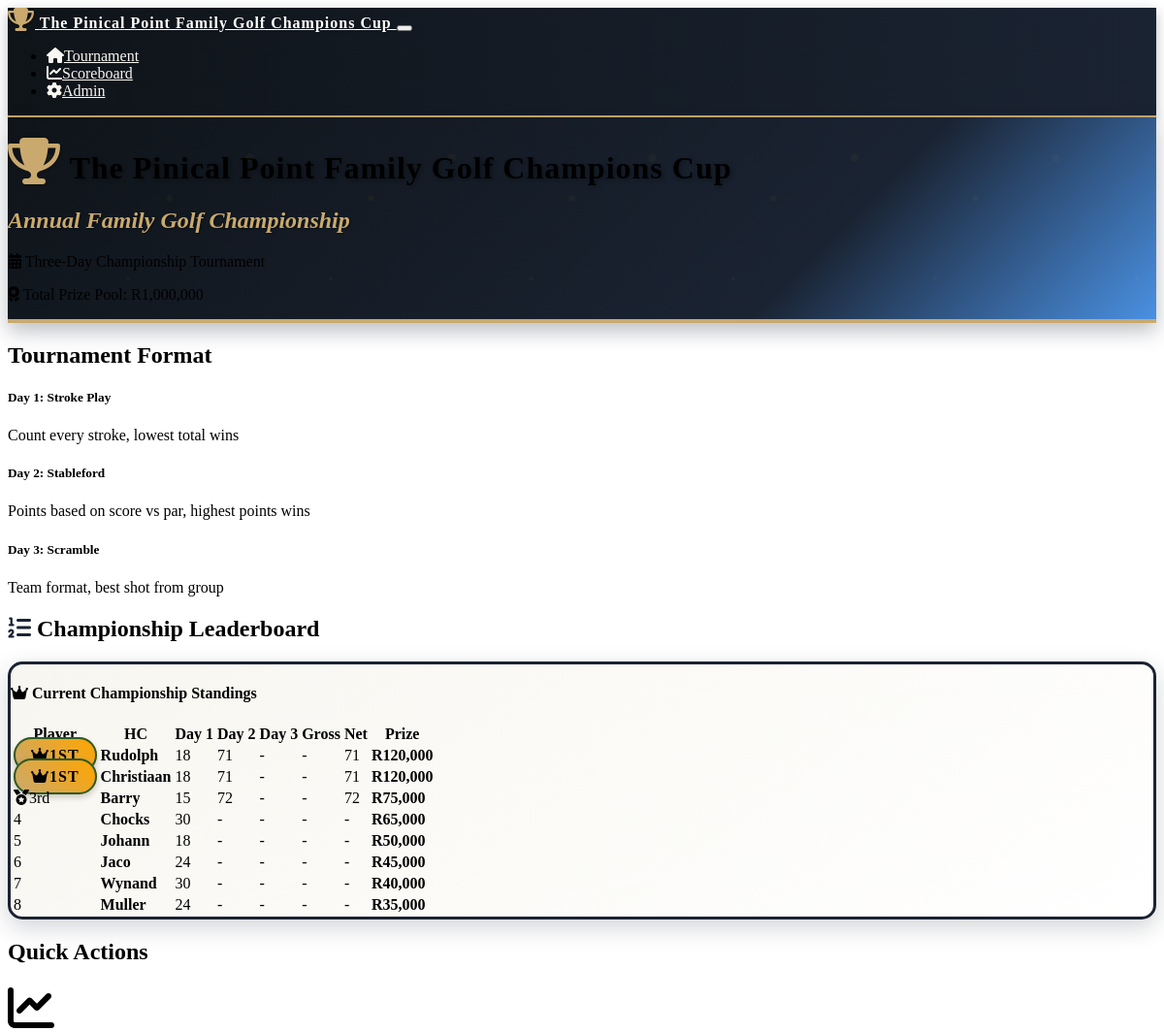
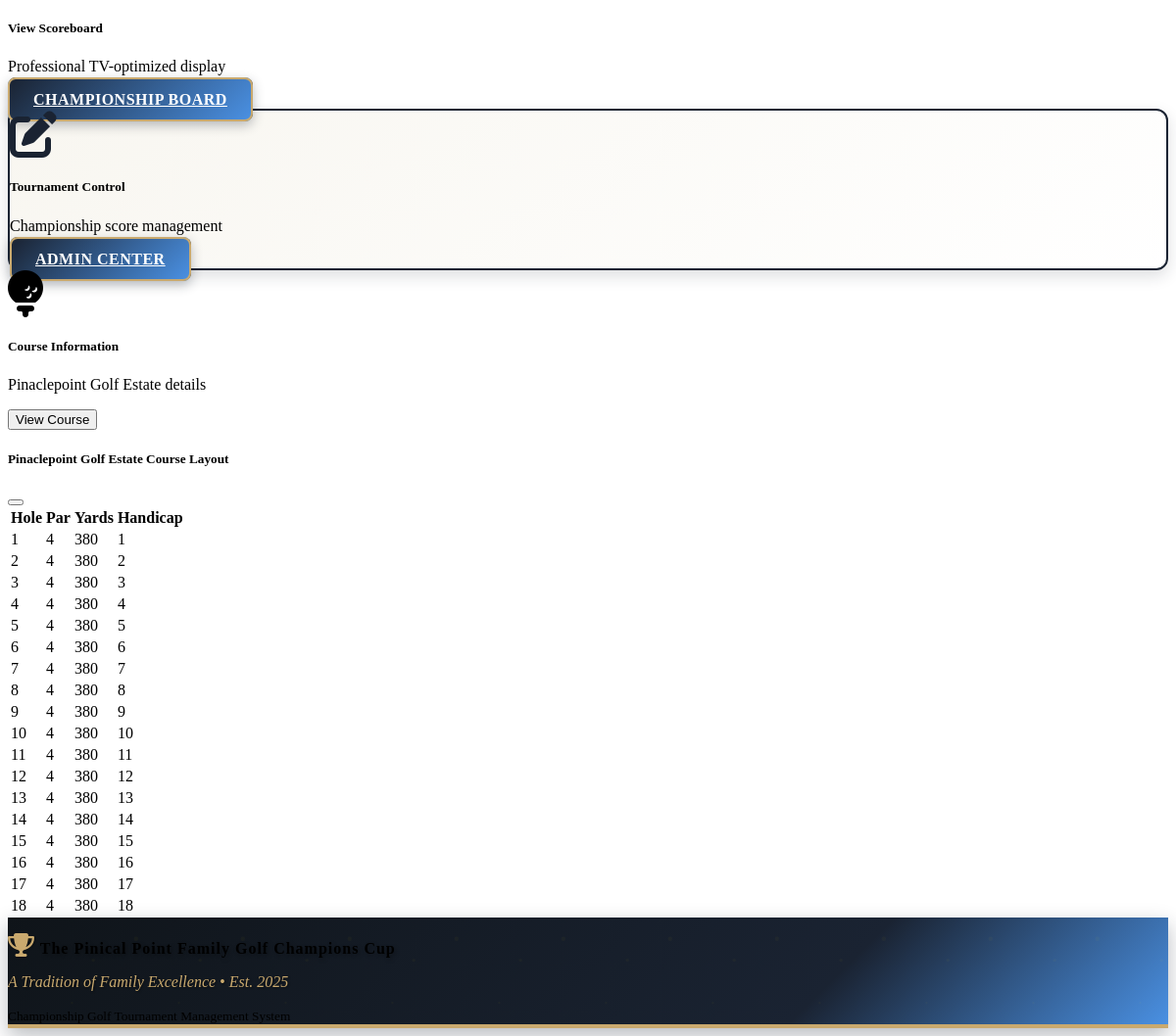
The page / on the database its author committed (2 pictures, top to bottom).
### models.py (models this page shows)
class Tournament(db.Model):
    id = db.Column(db.Integer, primary_key=True)
    name = db.Column(db.String(100), nullable=False, default="The Pinical Point Family Golf Champions Cup")
    start_date = db.Column(db.Date, nullable=False)
    total_prize_pool = db.Column(db.Integer, default=1000000)
    created_at = db.Column(db.DateTime, default=datetime.utcnow)
    players = db.relationship('Player', backref='tournament', lazy=True)
    rounds = db.relationship('Round', backref='tournament', lazy=True)

class Round(db.Model):
    id = db.Column(db.Integer, primary_key=True)
    tournament_id = db.Column(db.Integer, db.ForeignKey('tournament.id'), nullable=False)
    day = db.Column(db.Integer, nullable=False)  # 1, 2, or 3
    format = db.Column(db.String(50), nullable=False)  # 'stroke_play', 'stableford', 'scramble'
    date = db.Column(db.Date, nullable=False)
    completed = db.Column(db.Boolean, default=False)
    scores = db.relationship('Score', backref='round', lazy=True)

class Player(db.Model):
    id = db.Column(db.Integer, primary_key=True)
    name = db.Column(db.String(100), nullable=False)
    tournament_id = db.Column(db.Integer, db.ForeignKey('tournament.id'), nullable=False)
    handicap = db.Column(db.Integer, default=0)
    created_at = db.Column(db.DateTime, default=datetime.utcnow)
    scores = db.relationship('Score', backref='player', lazy=True)

### routes.py (the view)
@app.route('/')
def index():
    tournament = Tournament.query.first()
    if not tournament:
        return redirect(url_for('player_setup'))
    players = Player.query.filter_by(tournament_id=tournament.id).all()
    rounds = Round.query.filter_by(tournament_id=tournament.id).order_by(Round.day).all()
    leaderboard = calculate_leaderboard(tournament.id)
    return render_template('index.html',
                         tournament=tournament,
                         players=players,
                         rounds=rounds,
                         leaderboard=leaderboard,
                         tournament_formats=TOURNAMENT_FORMATS)

### models.py (called while the page is built)
    def get_net_score(self):
        if self.total_strokes:
            return self.total_strokes - self.player.handicap
        return None

### templates/index.html
{% extends "base.html" %}
{% block content %}
<div class="container">
    <div class="row mb-4">
        <div class="col-12">
            <div class="card tournament-header">
                <div class="card-body text-center py-5 position-relative">
                    <h1 class="card-title text-white mb-3 tournament-logo display-3">
                        <i class="fas fa-trophy me-3 trophy-icon"></i>
                        The Pinical Point Family Golf Champions Cup
                    </h1>
                    <h2 class="tournament-tagline mb-3">
                        Annual Family Golf Championship
                    </h2>
                    <div class="row justify-content-center">
                        <div class="col-md-8">
                            <p class="card-text text-white mb-2 fs-5">
                                <i class="fas fa-calendar-alt me-2"></i>
                                Three-Day Championship Tournament
                            </p>
                            <p class="card-text text-white-50 mb-0 fs-6">
                                <i class="fas fa-award me-2"></i>
                                Total Prize Pool: R{{ "{:,}".format(tournament.total_prize_pool) }}
                            </p>
                        </div>
                    </div>
                </div>
            </div>
        </div>
    </div>
    <div class="row mb-4">
        <div class="col-12">
            <h2 class="mb-3">Tournament Format</h2>
            <div class="row">
                {% for day, format_info in tournament_formats.items() %}
                <div class="col-md-4 mb-3">
                    <div class="card h-100">
                        <div class="card-header">
                            <h5 class="mb-0">Day {{ day }}: {{ format_info.name }}</h5>
                        </div>
                        <div class="card-body">
                            <p class="card-text">{{ format_info.description }}</p>
                        </div>
                    </div>
                </div>
                {% endfor %}
            </div>
        </div>
    </div>
    {% if leaderboard %}
    <div class="row mb-4">
        <div class="col-12">
            <h2 class="mb-3 text-center">
                <i class="fas fa-list-ol me-2 text-golf-green"></i>
                Championship Leaderboard
            </h2>
            <div class="card leaderboard-card">
                <div class="card-header text-center">
                    <h4 class="mb-0">
                        <i class="fas fa-crown me-2"></i>
                        Current Championship Standings
                    </h4>
                </div>
                <div class="card-body">
                    <div class="table-responsive">
                        <table class="table table-striped">
                            <thead>
                                <tr>
                                    <th class="text-start">Player</th>
                                    <th class="text-center">HC</th>
                                    <th class="text-center">Day 1</th>
                                    <th class="text-center">Day 2</th>
                                    <th class="text-center">Day 3</th>
                                    <th class="text-center">Gross</th>
                                    <th class="text-center">Net</th>
                                    <th class="text-center">Prize</th>
                                </tr>
                            </thead>
                            <tbody>
                                {% for player_data in leaderboard %}
                                <tr class="{% if player_data.rank <= 3 %}table-warning{% endif %}">
                                    <td class="text-center">
                                        {% if player_data.rank == 1 %}
                                            <span class="championship-badge">
                                                <i class="fas fa-crown me-1"></i>1st
                                            </span>
                                        {% elif player_data.rank == 2 %}
                                            <span class="badge bg-secondary fs-6">
                                                <i class="fas fa-medal me-1"></i>2nd
                                            </span>
                                        {% elif player_data.rank == 3 %}
                                            <span class="badge bg-warning text-dark fs-6">
                                                <i class="fas fa-medal me-1"></i>3rd
                                            </span>
                                        {% else %}
                                            <span class="fs-5 fw-bold">{{ player_data.rank }}</span>
                                        {% endif %}
                                    </td>
                                    <td><strong class="fs-5">{{ player_data.player.name }}</strong></td>
                                    <td class="text-center">
                                    <span class="badge bg-primary">{{ player_data.player.handicap }}</span>
                                </td>
                                    <td>{{ player_data.day_scores[0] or '-' }}</td>
                                    <td>{{ player_data.day_scores[1] or '-' }}</td>
                                    <td>{{ player_data.day_scores[2] or '-' }}</td>
                                    <td>
                                        {% if player_data.total_score > 0 %}
                                            {{ player_data.total_score }}
                                        {% elif player_data.total_points > 0 %}
                                            {{ player_data.total_points }} pts
                                        {% else %}
                                            -
                                        {% endif %}
                                    </td>
                                    <td class="text-success"><strong>R{{ "{:,}".format(player_data.prize) }}</strong></td>
                                </tr>
                                {% endfor %}
                            </tbody>
                        </table>
                    </div>
                </div>
            </div>
        </div>
    </div>
    {% endif %}
    <div class="row">
        <div class="col-12">
            <h2 class="mb-3">Quick Actions</h2>
            <div class="row">
                <div class="col-md-4 mb-3">
                    <div class="card h-100">
                        <div class="card-body text-center">
                            <i class="fas fa-chart-line fa-3x text-primary mb-3"></i>
                            <h5 class="card-title">View Scoreboard</h5>
                            <p class="card-text">Professional TV-optimized display</p>
                            <a href="{{ url_for('scoreboard') }}" class="btn btn-tournament">Championship Board</a>
                        </div>
                    </div>
                </div>
                <div class="col-md-4 mb-3">
                    <div class="card card-tournament h-100">
                        <div class="card-body text-center">
                            <i class="fas fa-edit fa-3x text-golf-green mb-3"></i>
                            <h5 class="card-title">Tournament Control</h5>
                            <p class="card-text">Championship score management</p>
                            <a href="{{ url_for('admin') }}" class="btn btn-tournament">Admin Center</a>
                        </div>
                    </div>
                </div>
                <div class="col-md-4 mb-3">
                    <div class="card h-100">
                        <div class="card-body text-center">
                            <i class="fas fa-golf-ball fa-3x text-info mb-3"></i>
                            <h5 class="card-title">Course Information</h5>
                            <p class="card-text">Pinaclepoint Golf Estate details</p>
                            <button class="btn btn-info" data-bs-toggle="modal" data-bs-target="#courseModal">
                                View Course
                            </button>
                        </div>
                    </div>
                </div>
            </div>
        </div>
    </div>
</div>
<div class="modal fade" id="courseModal" tabindex="-1">
    <div class="modal-dialog modal-lg">
        <div class="modal-content">
            <div class="modal-header">
                <h5 class="modal-title">Pinaclepoint Golf Estate Course Layout</h5>
                <button type="button" class="btn-close" data-bs-dismiss="modal"></button>
            </div>
            <div class="modal-body">
                <div class="table-responsive">
                    <table class="table table-sm">
                        <thead>
                            <tr>
                                <th>Hole</th>
                                <th>Par</th>
                                <th>Yards</th>
                                <th>Handicap</th>
                            </tr>
                        </thead>
                        <tbody>
                            {% for hole in range(1, 19) %}
                            <tr>
                                <td>{{ hole }}</td>
                                <td>4</td>
                                <td>380</td>
                                <td>{{ hole }}</td>
                            </tr>
                            {% endfor %}
                        </tbody>
                    </table>
                </div>
            </div>
        </div>
    </div>
</div>
{% endblock %}

### static/css/custom.css (style rules this page uses)
:root { --tournament-navy: #1a2332; --tournament-gold: #c9a96e; --tournament-white: #FFFFFF; --tournament-dark-navy: #0f1419; --tournament-accent-blue: #4a90e2; --tournament-cream: #f8f6f0; --tournament-silver: #8a9ba8; --tournament-shadow: rgba(26, 35, 50, 0.3); --tournament-green: #2d5a27; --tournament-light-green: #4a7c59; }
.tournament-header { background: linear-gradient(135deg, var(--tournament-dark-navy) 0%, var(--tournament-navy) 70%, var(--tournament-accent-blue) 100%); border-bottom: 4px solid var(--tournament-gold); box-shadow: 0 8px 20px var(--tournament-shadow); position: relative; overflow: hidden; }
.tournament-header::before { content: ''; position: absolute; top: 0; left: 0; right: 0; bottom: 0; opacity: 0.3; }
.tournament-logo { font-family: 'Georgia', serif; font-weight: bold; text-shadow: 2px 2px 4px rgba(0,0,0,0.3); letter-spacing: 1px; }
.tournament-tagline { font-family: 'Georgia', serif; font-style: italic; color: var(--tournament-gold); text-shadow: 1px 1px 2px rgba(0,0,0,0.5); }
.text-golf-green { color: var(--tournament-navy) !important; }
.card-tournament { border: 2px solid var(--tournament-navy); border-radius: 12px; box-shadow: 0 6px 16px rgba(26, 35, 50, 0.15); background: linear-gradient(145deg, var(--tournament-cream) 0%, #ffffff 100%); }
.leaderboard-card { background: linear-gradient(145deg, var(--tournament-cream) 0%, #ffffff 100%); border: 3px solid var(--tournament-navy); border-radius: 15px; box-shadow: 0 8px 24px rgba(26, 35, 50, 0.2); }
.btn-tournament { background: linear-gradient(135deg, var(--tournament-navy) 0%, var(--tournament-accent-blue) 100%); border: 2px solid var(--tournament-gold); color: white; font-weight: bold; text-transform: uppercase; letter-spacing: 0.5px; padding: 12px 24px; border-radius: 8px; box-shadow: 0 4px 12px rgba(26, 35, 50, 0.3); transition: all 0.3s ease; }
.championship-badge { background: linear-gradient(45deg, var(--tournament-gold) 0%, #FFA500 100%); color: #000; font-weight: bold; border: 2px solid var(--tournament-green); padding: 8px 16px; border-radius: 25px; box-shadow: 0 3px 6px rgba(0,0,0,0.2); text-transform: uppercase; letter-spacing: 1px; }
.trophy-icon { color: var(--tournament-gold); text-shadow: 1px 1px 2px rgba(0,0,0,0.3); font-size: 1.5em; }

### rows shown on the page
Tournament: total_prize_pool "1,000,000"
Round: day "2", name "Stableford", description "Points based on score vs par, highest points wins"
Round: day "3", name "Scramble", description "Team format, best shot from group"
Player: player.name "Rudolph", player.handicap "18"
Player: player.name "Christiaan", player.handicap "18"
Player: player.name "Barry", player.handicap "15"
Player: player.name "Chocks", player.handicap "30"
Player: player.name "Johann", player.handicap "18"
Player: player.name "Jaco", player.handicap "24"
Player: player.name "Wynand", player.handicap "30"
Player: player.name "Muller", player.handicap "24"

### other values the page prints
{{ day }} "1"
{{ player_data.day_scores[0] or '-' }} "71" "71" "72" "-" "-" "-" "-" "-"
{{ player_data.day_scores[1] or '-' }} "-" "-" "-" "-" "-" "-" "-" "-"
{{ player_data.day_scores[2] or '-' }} "-" "-" "-" "-" "-" "-" "-" "-"
{{ player_data.total_score }} "71" "71" "72"
{{ "{:,}".format(player_data.prize) }} "120,000" "120,000" "75,000" "65,000" "50,000" "45,000" "40,000" "35,000"
{{ player_data.rank }} "4" "5" "6" "7" "8"
{{ hole }} "1" "2" "3" "4" "5" "6" "7" "8" "9" "10" "11" "12" "13" "14" "15" "16" "17" "18"
